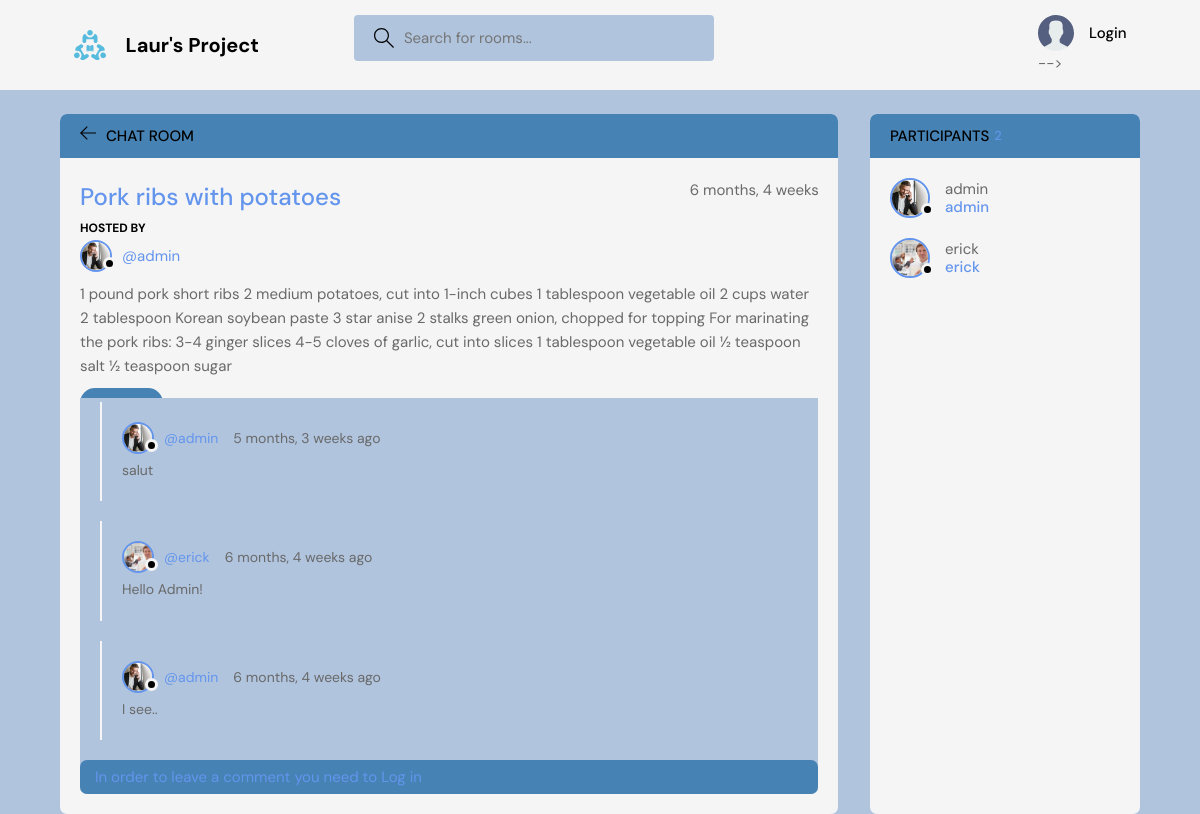
The page /room/1/ on the database its author committed.
### base/models.py (models this page shows, shortened)
class Room(models.Model):
    host = models.ForeignKey(User, on_delete=models.SET_NULL, null=True)
    topic = models.ForeignKey(Topic, on_delete=models.SET_NULL, null=True)
    name = models.CharField(max_length=200)
    description = models.TextField(null=True, blank=True)
    participants = models.ManyToManyField(User, related_name='participants', blank=True)
    updated = models.DateTimeField(auto_now=True)
    created = models.DateTimeField(auto_now_add=True)
    class Meta:
        ordering = ['-updated', '-created']

class User(AbstractUser):
    name = models.CharField(max_length=200, null=True)
    email = models.EmailField(unique=True, null=True)
    bio = models.TextField(null=True)
    USERNAME_FIELD = 'email'
    REQUIRED_FIELDS = []
    avatar = models.ImageField(null=True, default='avatar.svg')

class Message(models.Model):
    user = models.ForeignKey(User, on_delete=models.CASCADE)
    room = models.ForeignKey(Room, on_delete=models.CASCADE)
    body = models.TextField()
    updated = models.DateTimeField(auto_now=True)
    created = models.DateTimeField(auto_now_add=True)
    class Meta:
        ordering = ['-updated', '-created']

### base/views.py (the view, shortened to what this page needs)
# urls.py: path('room/<str:pk>/', views.room, name='room'),
def room(request, pk):
    room = Room.objects.get(id=pk)
    room_messages = room.message_set.all()
    participants = room.participants.all()
    context = {'room': room, 'room_messages': room_messages, 'participants': participants}
    return render(request, 'base/room.html', context)

### base/models.py (called while the page is built)
    def __str__(self):
        return self.name

### base/templates/base/room.html (shortened to what this page needs)
{% extends 'main.html' %}
{% block content %}
    <main class="profile-page layout layout--2">
      <div class="container">
        <div class="room">
          <div class="room__top">
            <div class="room__topLeft">
              <a href="{% url 'home' %}">
                <svg version="1.1" xmlns="http://www.w3.org/2000/svg" width="32" height="32" viewBox="0 0 32 32">
                  <title>arrow-left</title>
                  <path
                    d="M13.723 2.286l-13.723 13.714 13.719 13.714 1.616-1.611-10.96-10.96h27.625v-2.286h-27.625l10.965-10.965-1.616-1.607z"
                  ></path>
                </svg>
              </a>
              <h3>Chat Room</h3>
            </div>
          </div>
          <div class="room__box scroll">
            <div class="room__header scroll">
              <div class="room__info">
                <h3>{{room.name}}</h3>
                <span>{{room.created|timesince}}</span>
              </div>
              <div class="room__hosted">
                <p>Hosted By</p>
                <a href="{% url 'profile-user' room.host.id %}" class="room__author">
                  <div class="avatar avatar--small">
                    <img src="{{room.host.avatar.url}}" />
                  </div>
                  <span>@{{room.host.username}}</span>
                </a>
              </div>
              <div class="room__details">
                 {{room.description}}
              </div>
              <span class="room__topics">{{room.topic}}</span>
            </div>
            <div class="room__conversation">
              <div class="threads scroll">
                {% for message in room_messages %}
                <div class="thread">
                  <div class="thread__top">
                    <div class="thread__author">
                      <a href="{% url 'profile-user' message.user.id %}" class="thread__authorInfo">
                        <div class="avatar avatar--small">
                          <img src="{{message.user.avatar.url}}" />
                        </div>
                        <span>@{{message.user.username}}</span>
                      </a>
                      <span class="thread__date">{{message.created|timesince}} ago</span>
                    </div>
                  </div>
                  <div class="thread__details">
                    {{ message.body }}
                  </div>
                </div>
                {% endfor %}
              </div>
            </div>
          </div>
          <div class="room__message">
            {% if request.user.is_authenticated %}
            <form action="" method="POST">
              {% csrf_token %}-->
              <input name="body" placeholder="Write your message here..." />
            </form>
            {% else %}
            <p class="room__login__message"><a href="{% url 'login' %}">In order to leave a comment you need to Log in</a> </p>
            {% endif %}
          </div>
        </div>
        <div class="participants">
          <h3 class="participants__top">Participants <span>{{participants.count}}</span></h3>
          <div class="participants__list scroll">
            {% for user in participants %}
            <a href="{% url 'profile-user' user.id %}" class="participant">
              <div class="avatar avatar--medium">
                <img src="{{user.avatar.url}}" />
              </div>
              <p>
                {{user.username}}
                <span>{{user.username}}</span>
              </p>
            </a>
            {% endfor %}
          </div>
        </div>
      </div>
    </main>
{% endblock content %}

### rows shown on the page
Room: name "Pork ribs with potatoes", created "6 months, 4 weeks", host.avatar (picture), host.username "admin", description "1 pound pork short ribs 2 medium potatoes, cut into 1-inch cubes 1 tablespoon vegetable oil 2 cups water 2 tablespoon Korean soybean paste 3 star anise 2 stalks green onion, chopped for topping For marinating the pork ribs: 3-4 ginger slices 4-5 cloves of garlic, cut into slices 1 tablespoon vegetable oil ½ teaspoon salt ½ teaspoon sugar"
Message: user.avatar (picture), user.username "admin", created "5 months, 3 weeks", body "salut"
Message: user.avatar (picture), user.username "erick", created "6 months, 4 weeks", body "Hello Admin!"
Message: user.avatar (picture), user.username "admin", created "6 months, 4 weeks", body "I see.."
User: avatar (picture), username "admin"
User: avatar (picture), username "erick"

### other values the page prints
{{ participants.count }} "2"
